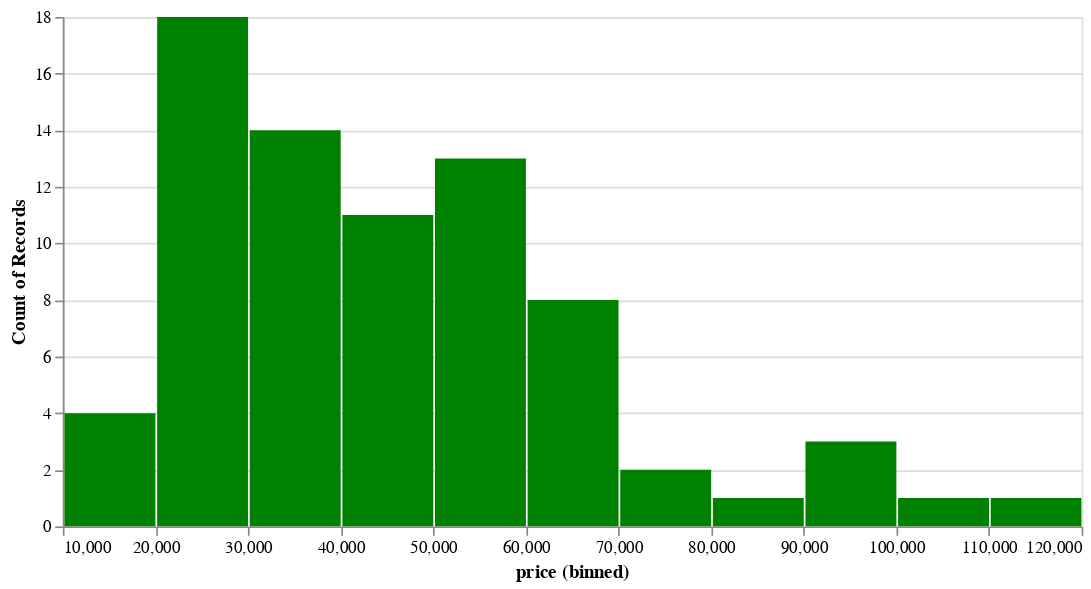

The cell this chart's notebook holds for it:
### Markdown cell above
## Monthly distribution

### Code cell
exp.distribution()

### Figure 1 — Vega specification as saved in the notebook (floating-point values rounded to 4 significant figures)
{"$schema": "https://vega.github.io/schema/vega/v5.json", "data": [{"name": "param_3_store"}, {"name": "source_0", "values": [{"__count": 4, "bin_maxbins_10_price": 10000.0, "bin_maxbins_10_price_end": 20000.0}, {"__count": 14, "bin_maxbins_10_price": 30000.0, "bin_maxbins_10_price_end": 40000.0}, {"__count": 18, "bin_maxbins_10_price": 20000.0, "bin_maxbins_10_price_end": 30000.0}, {"__count": 13, "bin_maxbins_10_price": 50000.0, "bin_maxbins_10_price_end": 60000.0}, {"__count": 11, "bin_maxbins_10_price": 40000.0, "bin_maxbins_10_price_end": 50000.0}, {"__count": 8, "bin_maxbins_10_price": 60000.0, "bin_maxbins_10_price_end": 70000.0}, {"__count": 1, "bin_maxbins_10_price": 80000.0, "bin_maxbins_10_price_end": 90000.0}, {"__count": 2, "bin_maxbins_10_price": 70000.0, "bin_maxbins_10_price_end": 80000.0}, {"__count": 1, "bin_maxbins_10_price": 110000.0, "bin_maxbins_10_price_end": 120000.0}, {"__count": 3, "bin_maxbins_10_price": 90000.0, "bin_maxbins_10_price_end": 100000.0}, {"__count": 1, "bin_maxbins_10_price": 100000.0, "bin_maxbins_10_price_end": 110000.0}]}, {"name": "source_0_y_domain___count", "values": [{"min": 1, "max": 18}]}], "signals": [{"name": "bin_maxbins_10_price_bins", "value": {"fields": ["price"], "fname": "bin_price", "start": 10000.0, "step": 10000.0, "stop": 120000.0}}, {"name": "unit", "value": {}, "on": [{"events": "pointermove", "update": "isTuple(group()) ? group() : unit"}]}, {"name": "param_3", "update": "vlSelectionResolve(\"param_3_store\", \"union\")"}, {"name": "param_3_price", "on": [{"events": [{"source": "view", "type": "dblclick"}], "update": "null"}, {"events": {"signal": "param_3_translate_delta"}, "update": "panLinear(param_3_translate_anchor.extent_x, -param_3_translate_delta.x / width)"}, {"events": {"signal": "param_3_zoom_delta"}, "update": "zoomLinear(domain(\"x\"), param_3_zoom_anchor.x, param_3_zoom_delta)"}]}, {"name": "param_3_tuple", "on": [{"events": [{"signal": "param_3_price"}], "update": "param_3_price ? {unit: \"\", fields: param_3_tuple_fields, values: [param_3_price]} : null"}]}, {"name": "param_3_tuple_fields", "value": [{"field": "price", "channel": "x", "type": "R"}]}, {"name": "param_3_translate_anchor", "value": {}, "on": [{"events": [{"source": "scope", "type": "pointerdown"}], "update": "{x: x(unit), y: y(unit), extent_x: domain(\"x\")}"}]}, {"name": "param_3_translate_delta", "value": {}, "on": [{"events": [{"source": "window", "between": [{"source": "scope", "type": "pointerdown"}, {"source": "window", "type": "pointerup"}], "type": "pointermove", "consume": true}], "update": "{x: param_3_translate_anchor.x - x(unit), y: param_3_translate_anchor.y - y(unit)}"}]}, {"name": "param_3_zoom_anchor", "on": [{"events": [{"source": "scope", "consume": true, "type": "wheel"}], "update": "{x: invert(\"x\", x(unit)), y: invert(\"y\", y(unit))}"}]}, {"name": "param_3_zoom_delta", "on": [{"events": [{"source": "scope", "type": "wheel", "consume": true}], "update": "pow(1.001, event.deltaY * pow(16, event.deltaMode))", "force": true}]}, {"name": "param_3_modify", "on": [{"events": {"signal": "param_3_tuple"}, "update": "modify(\"param_3_store\", param_3_tuple, true)"}]}], "marks": [{"type": "rect", "name": "marks", "from": {"data": "source_0"}, "encode": {"update": {"x": {"field": "bin_maxbins_10_price_end", "scale": "x", "offset": {"signal": "0.5 + (abs(scale(\"x\", datum[\"bin_maxbins_10_price_end\"]) - scale(\"x\", datum[\"bin_maxbins_10_price\"])) < 0.25 ? 0.5 * (0.25 - (abs(scale(\"x\", datum[\"bin_maxbins_10_price_end\"]) - scale(\"x\", datum[\"bin_maxbins_10_price\"])))) : -0.5)"}}, "y": {"field": "__count", "scale": "y"}, "y2": {"value": 0, "scale": "y"}, "fill": {"value": "green"}, "x2": {"field": "bin_maxbins_10_price", "scale": "x", "offset": {"signal": "0.5 + (abs(scale(\"x\", datum[\"bin_maxbins_10_price_end\"]) - scale(\"x\", datum[\"bin_maxbins_10_price\"])) < 0.25 ? -0.5 * (0.25 - (abs(scale(\"x\", datum[\"bin_maxbins_10_price_end\"]) - scale(\"x\", datum[\"bin_maxbins_10_price\"])))) : 0.5)"}}}}, "style": ["bar"], "clip": true, "interactive": true}], "scales": [{"name": "x", "type": "linear", "domain": {"signal": "[bin_maxbins_10_price_bins.start, bin_maxbins_10_price_bins.stop]"}, "range": [0, {"signal": "width"}], "bins": {"signal": "bin_maxbins_10_price_bins"}, "domainRaw": {"signal": "param_3[\"price\"]"}, "zero": false}, {"name": "y", "type": "linear", "domain": [{"signal": "(data(\"source_0_y_domain___count\")[0] || {}).min"}, {"signal": "(data(\"source_0_y_domain___count\")[0] || {}).max"}], "range": [{"signal": "height"}, 0], "zero": true, "nice": true}], "axes": [{"scale": "y", "grid": true, "tickCount": {"signal": "ceil(height/40)"}, "ticks": false, "minExtent": 0, "zindex": 0, "aria": false, "maxExtent": 0, "gridScale": "x", "domain": false, "labels": false, "orient": "left"}, {"scale": "x", "zindex": 0, "labelOverlap": true, "labelFlush": true, "title": "price (binned)", "tickCount": {"signal": "ceil(width/10)"}, "grid": false, "orient": "bottom"}, {"scale": "y", "tickCount": {"signal": "ceil(height/40)"}, "grid": false, "labelOverlap": true, "title": "Count of Records", "orient": "left", "zindex": 0}], "background": "white", "width": 600, "padding": 5, "height": 300, "style": "cell"}
